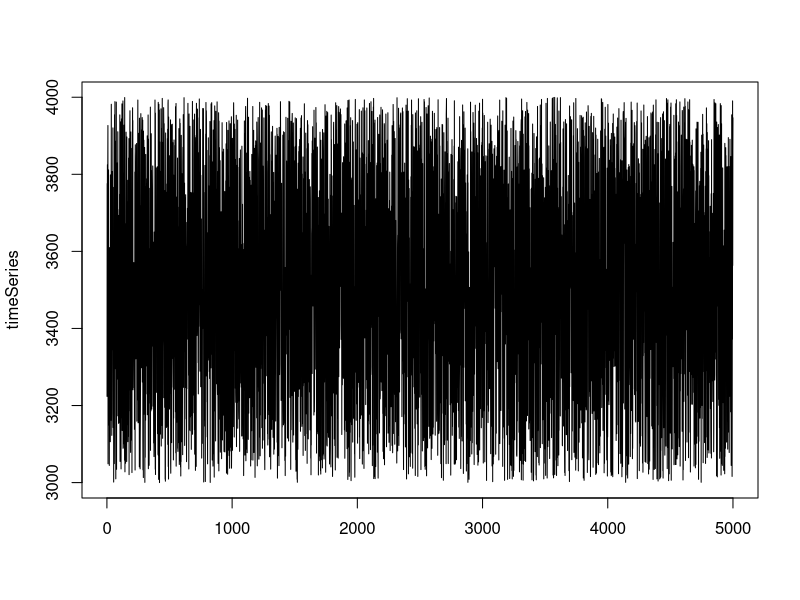

Write the R code that produced this figure.
#!/usr/bin/env Rscript
library(glue)
args = commandArgs(trailingOnly=TRUE)

# Simulator of constant product AMM (Uniswap V1/V2) 
# Formulas: 
# x * y = k
# Original whitepaper https://hackmd.io/@HaydenAdams/HJ9jLsfTz

# Initial system variables
x = 60000       # Initial DAI liquidity
y = 20          # Initial ETH liquidity
k = x * y       # k as per Uniswap formula
P = x / y       # Initial price of y in terms of x
n = 5000        # Number of trades simulated
yReq = 0;       # Computed y required to meet k
minP = 3000     # Default minimum price
maxP = 4000     # Default maximum price
volumeDAI = 0   # Volume of DAI traded
plot = FALSE

if (length(args)==1) {
  n = strtoi(args[1], base = 0L)
} else if (length(args)==4) {
  n = strtoi(args[1], base = 0L)
  minP = strtoi(args[2], base = 0L)
  maxP = strtoi(args[3], base = 0L)
  plot = strtoi(args[4], base = 0L)
} 

# Initial state as vector of x, y, k and initial price P
initialState <- c(x, y, k, P)

# Generate matrix from initial state
mat <- matrix(initialState, byrow = TRUE, nrow = n, ncol = length(initialState))

# Generate random prices
randomPrices <- runif(n = n, min = minP, max = maxP)

# Derived from Uniswap formula
getY <- function(k,y,P) {
  numerator = sqrt(k * P)
  denominator = P - y
  y = numerator / denominator
}

fees = 0
totalVolume = 0
# Simulate trades
for (r in 1:nrow(mat))   
  for (c in 1:ncol(mat))
  # Skip the first line as it is the initial state
    if (r > 1) {
      if (c == 2) {
        
        # Compute y 
        yReq = (getY(mat[r-1, 3], mat[r-1, 2], randomPrices[r]))
        mat[r, 1] = mat[r-1, 3] / yReq
        mat[r, 2] = yReq
        mat[r, 3] = yReq * mat[r-1, 3] / yReq
        mat[r, 4] = randomPrices[r]
        # Volume
        if ((mat[r, 1] -  mat[r-1, 1]) > 0) {
          volumeDAI = mat[r, 1] -  mat[r-1, 1]
        } else {
          volumeDAI = -1 * (mat[r, 1] - mat[r-1, 1]) 
        }
        #print(glue::glue("Previous bal {mat[r-1, 1]} new bal {mat[r, 1]} volume {volumeDAI}"))
        # Fees calculated in terms of x
        fees = fees + (volumeDAI * 0.003); 
        # Total volume
        totalVolume = totalVolume + volumeDAI

        }
      }

# Pool balances
deltaDai = (mat[n, 1]) - x
if (x > (mat[n, 1] )) {
  deltaDai = -1 * (x - mat[n, 1] )
}

deltaEth = mat[n, 2] - y
if (y > mat[n, 2]) {
  deltaEth = -1 * (y - mat[n, 2])
}

# Impermanent loss calculation
# Value of initial position at the end of the simulation
V0 = (x * 1) + (y * randomPrices[n])  

# Actual value of position at the end of the simulation
V1 = (mat[n, 1] * 1) + (mat[n, 2] * randomPrices[n]) 

# IL as delta in portfolio value
IL = (V0 - V1)

# IL as percentage loss
IL = (IL / V0) * 100

# Get min and max price 
minPrice = randomPrices[which.min(randomPrices)]
maxPrice = randomPrices[which.max(randomPrices)]

# Print impermanent loss
glue::glue("\n\nSimulation ran over {n} trades\n\n")

glue::glue("Current DAI balance {mat[n, 1]} ETH balance {mat[n, 2]}")
glue::glue("Min price {minPrice} max price {maxPrice} last price {randomPrices[n]}")
glue::glue("DAI delta {deltaDai} ETH delta {deltaEth} ")
glue::glue("Impermanent loss is {IL} %")
glue::glue("Fees accrued are {fees} DAI total volume {totalVolume}\n\n")

timeSeries = ts(data = randomPrices, start = 1, end = n, frequency = 1,  deltat = 1, names = )
matplot(timeSeries, type = "l")

if (plot) {
  # Plot results
  XY <- data.frame(mat)

  matplot(XY[,c(1)], XY[,c(4)], type = "p", lty = 1, col = c("red", "green"), pch = 1,
          xlab = "DAI in pool", ylab = "ETH price")

  matplot(XY[,c(2)], XY[,c(4)], type = "p", lty = 1, col = c("red", "green"), pch = 1,
          xlab = "ETH in pool", ylab = "ETH price")
}


    

       